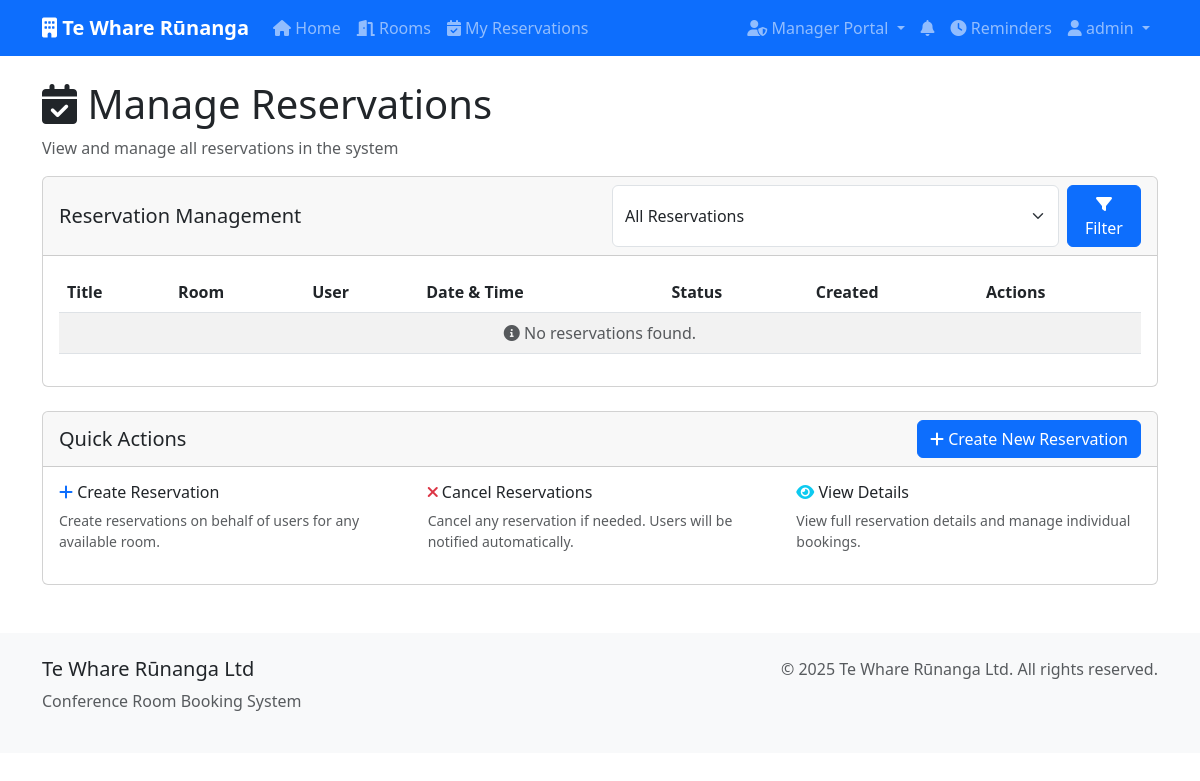
The app's page /manager/reservations/ (signed in), older data.
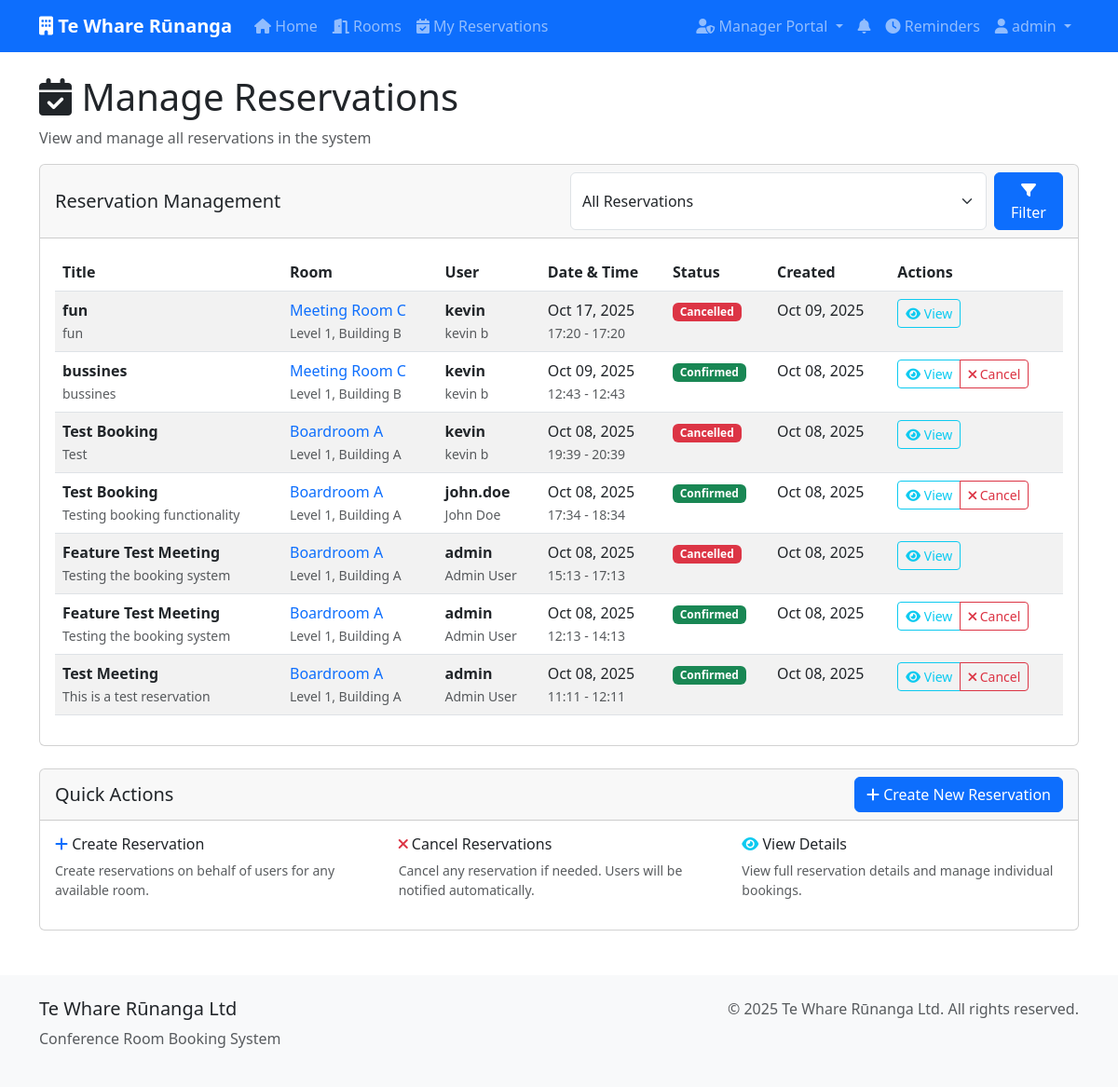
The same page, newer data.
### bookings/models.py (models this page shows, shortened)
class Reservation(models.Model):
    STATUS_CHOICES = [
        ('pending', 'Pending'),
        ('confirmed', 'Confirmed'),
        ('cancelled', 'Cancelled'),
        ('completed', 'Completed'),
    ]
    room = models.ForeignKey(Room, on_delete=models.CASCADE, related_name='reservations')
    user = models.ForeignKey(User, on_delete=models.CASCADE, related_name='reservations')
    title = models.CharField(max_length=200)
    description = models.TextField(blank=True)
    start_time = models.DateTimeField()
    end_time = models.DateTimeField()
    status = models.CharField(max_length=20, choices=STATUS_CHOICES, default='pending')
    created_at = models.DateTimeField(auto_now_add=True)
    updated_at = models.DateTimeField(auto_now=True)
    created_by_admin = models.BooleanField(default=False)
    class Meta:
        ordering = ['start_time']

class Room(models.Model):
    name = models.CharField(max_length=100, unique=True)
    capacity = models.PositiveIntegerField()
    description = models.TextField(blank=True)
    location = models.CharField(max_length=200)
    amenities = models.TextField(blank=True)
    is_active = models.BooleanField(default=True)
    created_at = models.DateTimeField(auto_now_add=True)
    updated_at = models.DateTimeField(auto_now=True)
    class Meta:
        ordering = ['name']

### bookings/views.py (the view)
# urls.py: path('manager/reservations/', views.admin_reservation_manage, name='admin_reservation_manage'),
@login_required
def admin_reservation_manage(request):
    if not hasattr(request.user, 'profile') or not request.user.profile.is_admin:
        messages.error(request, 'Access denied. Admin privileges required.')
        return redirect('home')
    reservations = Reservation.objects.all().order_by('-start_time')
    status = request.GET.get('status')
    if status:
        reservations = reservations.filter(status=status)
    paginator = Paginator(reservations, 20)
    page_number = request.GET.get('page')
    page_obj = paginator.get_page(page_number)
    context = {
        'page_obj': page_obj,
        'status': status,
    }
    return render(request, 'bookings/admin_reservation_manage.html', context)

### bookings/context_processors.py (called while the page is built)
def notification_count(request):
    if request.user.is_authenticated:
        unread_count = Notification.objects.filter(
            user=request.user,
            is_read=False
        ).count()
        return {'unread_notifications_count': unread_count}
    return {'unread_notifications_count': 0}

### templates/bookings/admin_reservation_manage.html (shortened to what the changed rows need)
{% extends 'bookings/base.html' %}
{% block content %}
<div class="row">
    <div class="col-12">
        <h1><i class="fas fa-calendar-check"></i> Manage Reservations</h1>
    </div>
</div>
<div class="row mb-4">
    <div class="col-12">
        <div class="card">
            <div class="card-body">
                <div class="table-responsive">
                    <table class="table table-striped">
                        <thead>
                            <tr>
                                <th>Title</th>
                                <th>Room</th>
                                <th>User</th>
                                <th>Date & Time</th>
                                <th>Status</th>
                                <th>Created</th>
                                <th>Actions</th>
                            </tr>
                        </thead>
                        <tbody>
                            {% for reservation in page_obj %}
                            <tr>
                                <td>
                                    <strong>{{ reservation.title }}</strong>
                                    {% if reservation.description %}
                                    <br><small class="text-muted">{{ reservation.description|truncatewords:8 }}</small>
                                    {% endif %}
                                </td>
                                <td>
                                    <a href="{% url 'room_detail' reservation.room.id %}" class="text-decoration-none">
                                        {{ reservation.room.name }}
                                    </a>
                                    <br><small class="text-muted">{{ reservation.room.location }}</small>
                                </td>
                                <td>
                                    <strong>{{ reservation.user.username }}</strong>
                                    <br><small class="text-muted">{{ reservation.user.get_full_name|default:"No name" }}</small>
                                </td>
                                <td>
                                    {{ reservation.start_time|date:"M d, Y" }}<br>
                                    <small class="text-muted">{{ reservation.start_time|time:"H:i" }} - {{ reservation.end_time|time:"H:i" }}</small>
                                </td>
                                <td>
                                    <span class="badge bg-{% if reservation.status == 'confirmed' %}success{% elif reservation.status == 'pending' %}warning{% elif reservation.status == 'cancelled' %}danger{% else %}secondary{% endif %}">
                                        {{ reservation.get_status_display }}
                                    </span>
                                </td>
                                <td>{{ reservation.created_at|date:"M d, Y" }}</td>
                                <td>
                                    <div class="btn-group" role="group">
                                        <a href="{% url 'reservation_detail' reservation.id %}" class="btn btn-sm btn-outline-info">
                                            <i class="fas fa-eye"></i> View
                                        </a>
                                        {% if reservation.status != 'cancelled' %}
                                        <a href="{% url 'admin_reservation_cancel' reservation.id %}" class="btn btn-sm btn-outline-danger">
                                            <i class="fas fa-times"></i> Cancel
                                        </a>
                                        {% endif %}
                                    </div>
                                </td>
                            </tr>
                            {% empty %}
                            <tr>
                                <td colspan="7" class="text-center text-muted">
                                    <i class="fas fa-info-circle"></i> No reservations found.
                                </td>
                            </tr>
                            {% endfor %}
                        </tbody>
                    </table>
                </div>
            </div>
        </div>
    </div>
</div>
{% endblock %}

Row changes from the older to the newer data that the page shows:
added Reservation: title "fun", description "fun", room.name "Meeting Room C", room.location "Level 1, Building B", user.username "kevin", user.get_full_name "kevin b", start_time "Oct 17, 2025", start_time "17:20", end_time "17:20", status "Cancelled", created_at "Oct 09, 2025"
added Reservation: title "bussines", description "bussines", room.name "Meeting Room C", room.location "Level 1, Building B", user.username "kevin", user.get_full_name "kevin b", start_time "Oct 09, 2025", start_time "12:43", end_time "12:43", status "Confirmed", created_at "Oct 08, 2025", shows "Cancel"
added Reservation: title "Test Booking", description "Test", room.name "Boardroom A", room.location "Level 1, Building A", user.username "kevin", user.get_full_name "kevin b", start_time "Oct 08, 2025", start_time "19:39", end_time "20:39", status "Cancelled", created_at "Oct 08, 2025"
added Reservation: title "Test Booking", description "Testing booking functionality", room.name "Boardroom A", room.location "Level 1, Building A", user.username "john.doe", user.get_full_name "John Doe", start_time "Oct 08, 2025", start_time "17:34", end_time "18:34", status "Confirmed", created_at "Oct 08, 2025", shows "Cancel"
added Reservation: title "Feature Test Meeting", description "Testing the booking system", room.name "Boardroom A", room.location "Level 1, Building A", user.username "admin", user.get_full_name "Admin User", start_time "Oct 08, 2025", start_time "15:13", end_time "17:13", status "Cancelled", created_at "Oct 08, 2025"
added Reservation: title "Feature Test Meeting", description "Testing the booking system", room.name "Boardroom A", room.location "Level 1, Building A", user.username "admin", user.get_full_name "Admin User", start_time "Oct 08, 2025", start_time "12:13", end_time "14:13", status "Confirmed", created_at "Oct 08, 2025", shows "Cancel"
added Reservation: title "Test Meeting", description "This is a test reservation", room.name "Boardroom A", room.location "Level 1, Building A", user.username "admin", user.get_full_name "Admin User", start_time "Oct 08, 2025", start_time "11:11", end_time "12:11", status "Confirmed", created_at "Oct 08, 2025", shows "Cancel"
Text that changed along with them:
text no longer shown: "No reservations found."
